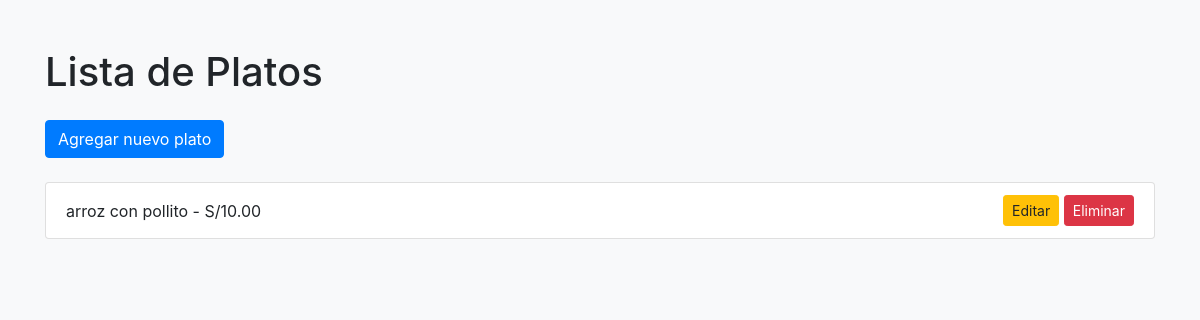
Before: / with the older database file.
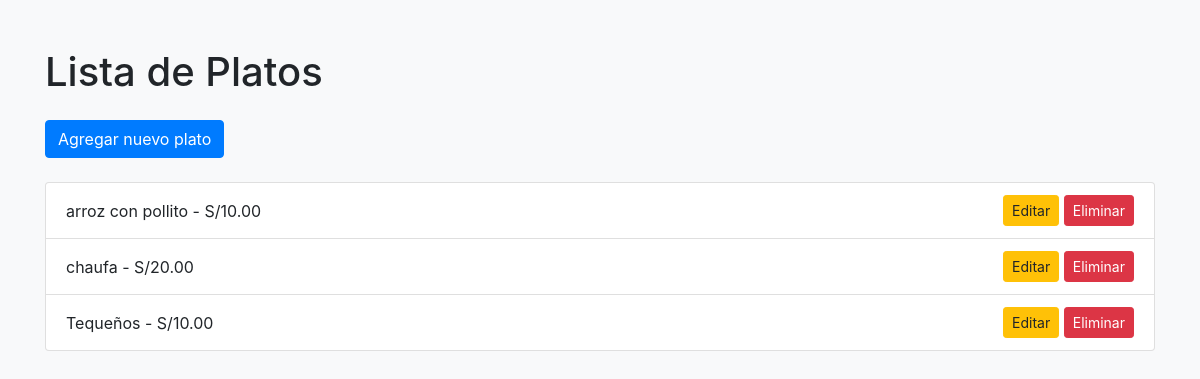
After: the same page with the newer database file.
### menu/models.py (models this page shows, shortened)
class Plato(models.Model):
    nombre = models.CharField(max_length=100)
    descripcion = models.TextField()
    precio = models.DecimalField(max_digits=6, decimal_places=2)
    tipo = models.CharField(max_length=50)

### menu/views.py (the view)
# urls.py: path('', views.lista_platos, name='lista_platos'),
def lista_platos(request):
    platos = Plato.objects.all()
    return render(request, 'menu/lista.html', {'platos': platos})

### menu/templates/menu/lista.html (shortened to what this page needs)
<!DOCTYPE html>
<html lang="es">
<head>
    <link href="https://stackpath.bootstrapcdn.com/bootstrap/4.5.2/css/bootstrap.min.css" rel="stylesheet">
</head>
<body class="bg-light">
    <div class="container py-5">
        <h1 class="mb-4">Lista de Platos</h1>
        <a href="{% url 'crear_plato' %}" class="btn btn-primary mb-4">Agregar nuevo plato</a>
        <ul class="list-group">
          {% for plato in platos %}
            <li class="list-group-item d-flex justify-content-between align-items-center">
              {{ plato.nombre }} - S/{{ plato.precio }}
              <span>
                <a href="{% url 'editar_plato' plato.id %}" class="btn btn-warning btn-sm">Editar</a>
                <a href="{% url 'eliminar_plato' plato.id %}" class="btn btn-danger btn-sm">Eliminar</a>
              </span>
            </li>
          {% endfor %}
        </ul>
    </div>
</body>
</html>

Changed rows visible on the page:
added Plato: nombre "chaufa", precio "20.00"
added Plato: nombre "Tequeños", precio "10.00"
